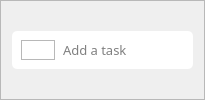
            <widget class="QFrame" name="add_task_frame_3">
             <property name="frameShape">
              <enum>QFrame::StyledPanel</enum>
             </property>
             <property name="frameShadow">
              <enum>QFrame::Raised</enum>
             </property>
             <layout class="QVBoxLayout" name="verticalLayout_19">
              <item>
               <widget class="QFrame" name="add_task_frame_4">
                <property name="sizePolicy">
                 <sizepolicy hsizetype="Preferred" vsizetype="Fixed">
                  <horstretch>0</horstretch>
                  <verstretch>0</verstretch>
                 </sizepolicy>
                </property>
                <property name="styleSheet">
                 <string notr="true">QFrame #add_task_frame_4 {
     /* Solid black border */
    border-radius: 5px;      /* Rounded corners */
	background-color: white
}</string>
                </property>
                <property name="frameShape">
                 <enum>QFrame::StyledPanel</enum>
                </property>
                <property name="frameShadow">
                 <enum>QFrame::Raised</enum>
                </property>
                <layout class="QHBoxLayout" name="horizontalLayout_35">
                 <property name="bottomMargin">
                  <number>9</number>
                 </property>
                 <item alignment="Qt::AlignLeft">
                  <widget class="QFrame" name="add_button_frame_2">
                   <property name="frameShape">
                    <enum>QFrame::StyledPanel</enum>
                   </property>
                   <property name="frameShadow">
                    <enum>QFrame::Raised</enum>
                   </property>
                   <layout class="QHBoxLayout" name="horizontalLayout_36">
                    <property name="spacing">
                     <number>0</number>
                    </property>
                    <property name="leftMargin">
                     <number>0</number>
                    </property>
                    <property name="topMargin">
                     <number>0</number>
                    </property>
                    <property name="rightMargin">
                     <number>0</number>
                    </property>
                    <property name="bottomMargin">
                     <number>0</number>
                    </property>
                    <item>
                     <widget class="QPushButton" name="add_button_2">
                      <property name="styleSheet">
                       <string notr="true">border:none</string>
                      </property>
                      <property name="text">
                       <string/>
                      </property>
                      <property name="icon">
                       <iconset resource="../resources/icon.qrc">
                        <normaloff>:/icon/icons/add.png</normaloff>:/icon/icons/add.png</iconset>
                      </property>
                     </widget>
                    </item>
                   </layout>
                  </widget>
                 </item>
                 <item>
                  <widget class="QLineEdit" name="task_input_2">
                   <property name="font">
                    <font>
                     <family>Microsoft JhengHei</family>
                     <pointsize>10</pointsize>
                    </font>
                   </property>
                   <property name="styleSheet">
                    <string notr="true">border: none</string>
                   </property>
                   <property name="placeholderText">
                    <string>Add a task</string>
                   </property>
                  </widget>
                 </item>
                </layout>
               </widget>
              </item>
             </layout>
            </widget>
